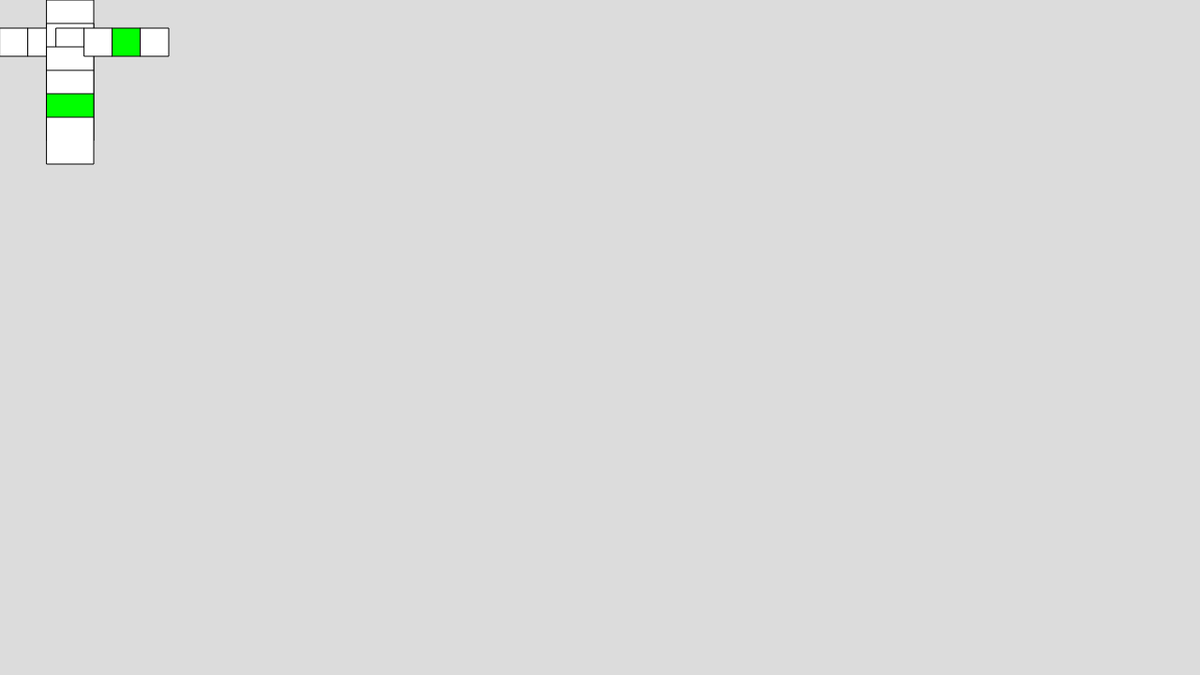
Frame 1 (no input)
Frame 60 (no input): identical to frame 1, image omitted
Frame 120 (the mouse pressed at the canvas centre since frame 60): identical to frame 1, image omitted

The p5.js sketch that drew this single still picture (run headless with seeded random() and noise() and a simulated clock; from frame 60 on, the mouse is pressed at the canvas centre):

// p5.js sketch
// ── sketch.js
let kleur;
function setup() {
  createCanvas(1280,720);
  kleur = [color(255),color(0,255,0)]
}

function draw() {
  background(220);
  for (let i = 0; i <= 5; i++) {
    if (i == 4) {
      fill(kleur[1])
    } else {
      fill(kleur[0])
    }
    square((i * 30), 30, 30)
    square(50,(i * 25), 50);

  }
}
